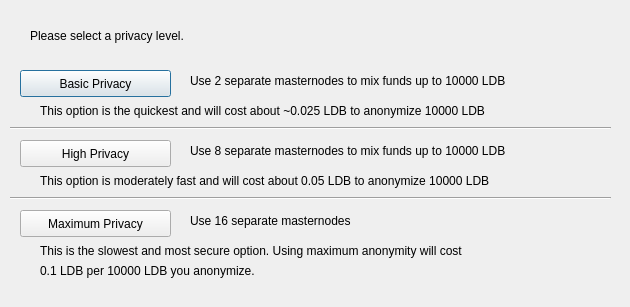
<?xml version="1.0" encoding="UTF-8"?>
<ui version="4.0">
 <class>ObfuscationConfig</class>
 <widget class="QDialog" name="ObfuscationConfig">
  <property name="geometry">
   <rect>
    <x>0</x>
    <y>0</y>
    <width>630</width>
    <height>307</height>
   </rect>
  </property>
  <property name="windowTitle">
   <string>Configure Obfuscation</string>
  </property>
  <widget class="QPushButton" name="buttonBasic">
   <property name="geometry">
    <rect>
     <x>20</x>
     <y>70</y>
     <width>151</width>
     <height>27</height>
    </rect>
   </property>
   <property name="text">
    <string>Basic Privacy</string>
   </property>
  </widget>
  <widget class="QPushButton" name="buttonHigh">
   <property name="geometry">
    <rect>
     <x>20</x>
     <y>140</y>
     <width>151</width>
     <height>27</height>
    </rect>
   </property>
   <property name="text">
    <string>High Privacy</string>
   </property>
  </widget>
  <widget class="QPushButton" name="buttonMax">
   <property name="geometry">
    <rect>
     <x>20</x>
     <y>210</y>
     <width>151</width>
     <height>27</height>
    </rect>
   </property>
   <property name="text">
    <string>Maximum Privacy</string>
   </property>
  </widget>
  <widget class="QLabel" name="label">
   <property name="geometry">
    <rect>
     <x>30</x>
     <y>20</y>
     <width>571</width>
     <height>31</height>
    </rect>
   </property>
   <property name="text">
    <string>Please select a privacy level.</string>
   </property>
  </widget>
  <widget class="QLabel" name="label_2">
   <property name="geometry">
    <rect>
     <x>190</x>
     <y>70</y>
     <width>421</width>
     <height>21</height>
    </rect>
   </property>
   <property name="text">
    <string>Use 2 separate masternodes to mix funds up to 10000 LDB</string>
   </property>
  </widget>
  <widget class="QLabel" name="label_3">
   <property name="geometry">
    <rect>
     <x>190</x>
     <y>140</y>
     <width>411</width>
     <height>21</height>
    </rect>
   </property>
   <property name="text">
    <string>Use 8 separate masternodes to mix funds up to 10000 LDB</string>
   </property>
  </widget>
  <widget class="QLabel" name="label_4">
   <property name="geometry">
    <rect>
     <x>190</x>
     <y>210</y>
     <width>421</width>
     <height>21</height>
    </rect>
   </property>
   <property name="text">
    <string>Use 16 separate masternodes</string>
   </property>
  </widget>
  <widget class="QLabel" name="label_6">
   <property name="geometry">
    <rect>
     <x>40</x>
     <y>100</y>
     <width>561</width>
     <height>21</height>
    </rect>
   </property>
   <property name="text">
    <string>This option is the quickest and will cost about ~0.025 LDB to anonymize 10000 LDB</string>
   </property>
  </widget>
  <widget class="QLabel" name="label_7">
   <property name="geometry">
    <rect>
     <x>40</x>
     <y>170</y>
     <width>561</width>
     <height>21</height>
    </rect>
   </property>
   <property name="text">
    <string>This option is moderately fast and will cost about 0.05 LDB to anonymize 10000 LDB</string>
   </property>
  </widget>
  <widget class="QLabel" name="label_8">
   <property name="geometry">
    <rect>
     <x>40</x>
     <y>240</y>
     <width>561</width>
     <height>21</height>
    </rect>
   </property>
   <property name="text">
    <string>This is the slowest and most secure option. Using maximum anonymity will cost</string>
   </property>
  </widget>
  <widget class="QLabel" name="label_9">
   <property name="geometry">
    <rect>
     <x>40</x>
     <y>260</y>
     <width>561</width>
     <height>21</height>
    </rect>
   </property>
   <property name="text">
    <string>0.1 LDB per 10000 LDB you anonymize.</string>
   </property>
  </widget>
  <widget class="Line" name="line">
   <property name="geometry">
    <rect>
     <x>10</x>
     <y>120</y>
     <width>601</width>
     <height>16</height>
    </rect>
   </property>
   <property name="orientation">
    <enum>Qt::Horizontal</enum>
   </property>
  </widget>
  <widget class="Line" name="line_2">
   <property name="geometry">
    <rect>
     <x>10</x>
     <y>190</y>
     <width>601</width>
     <height>16</height>
    </rect>
   </property>
   <property name="orientation">
    <enum>Qt::Horizontal</enum>
   </property>
  </widget>
 </widget>
 <resources/>
 <connections/>
</ui>
